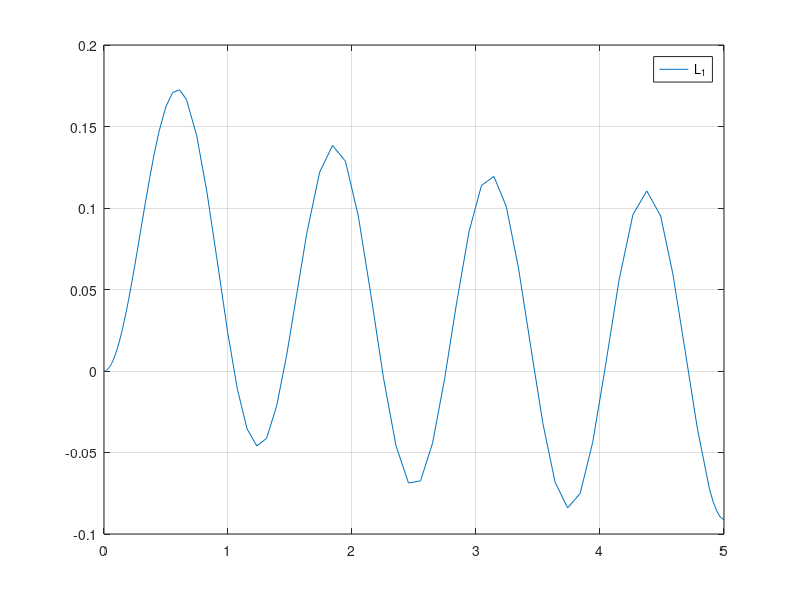

MATLAB code to generate this figure:
clear
clc

%% Define parameters

p.J1 = 1;
p.J2 = 1;
p.r1 = 1;
p.r2 = 1;
p.b = 1;

%% Define State Equations

dL1 = @(tau, L1) (1 + (p.J2 * p.r1^2)/(p.J1 * p.r2^2)) \ (tau - (p.b * p.r1^2 * L1)/(p.J1 * p.r2^2));

%% Simulate system

% Define input
tau = @(t) sin(5*t);

% Define initial condition
x0 = 0;

%Define simulation
t_sim = [0 5];

% Solve system ---- x = L1, u = tau
ode_wrap = @(t,x) dL1(tau(t), x);
[res.t, res.x] = ode45(ode_wrap, t_sim, x0);

%% Plot

plot(res.t, res.x)
grid;
legend("L_1")
